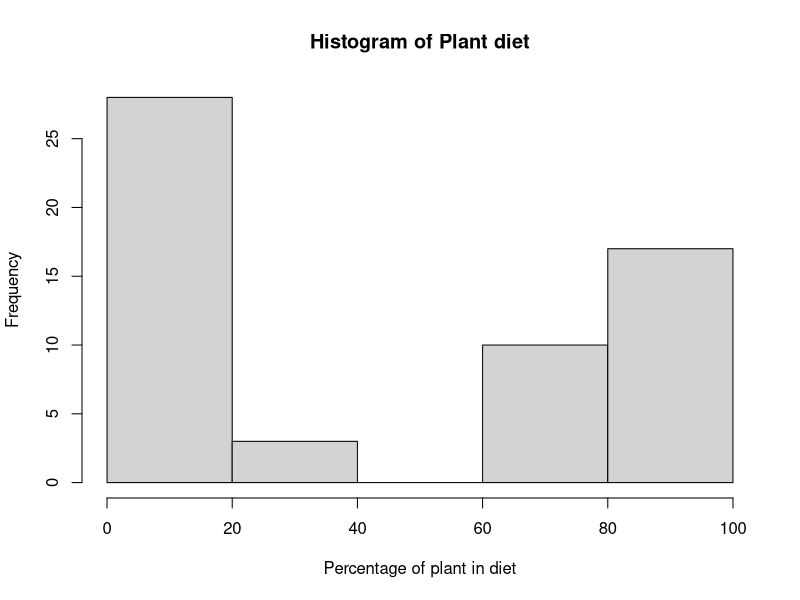
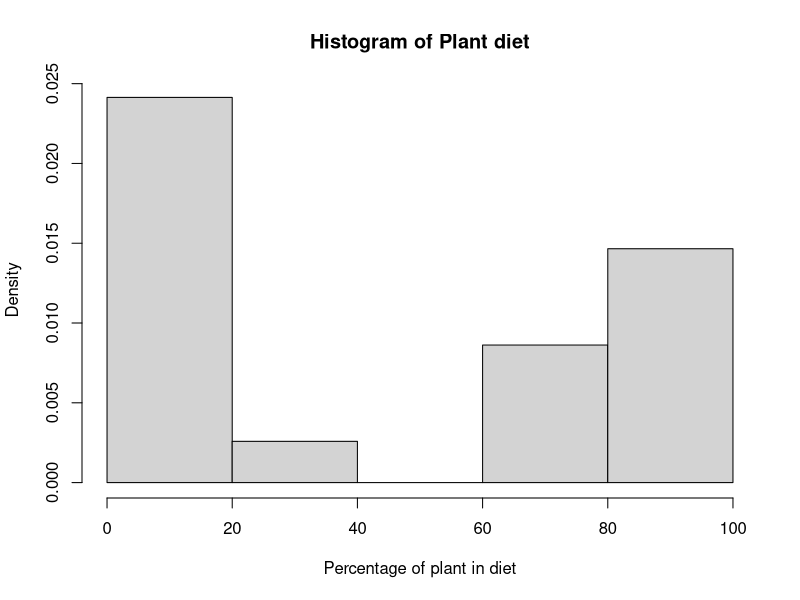
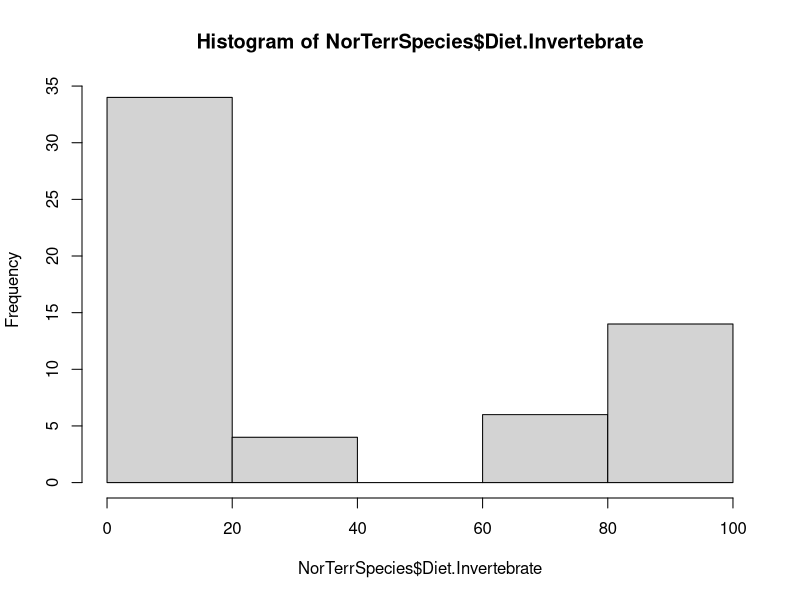
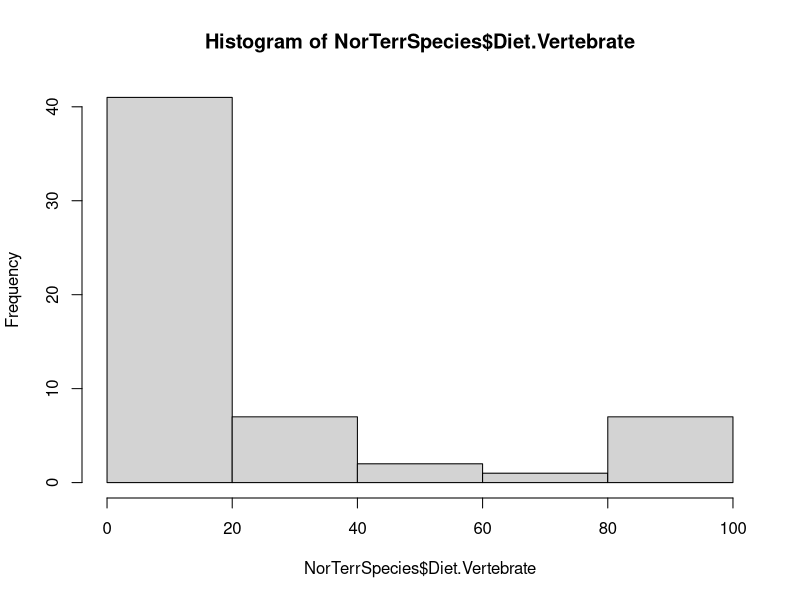
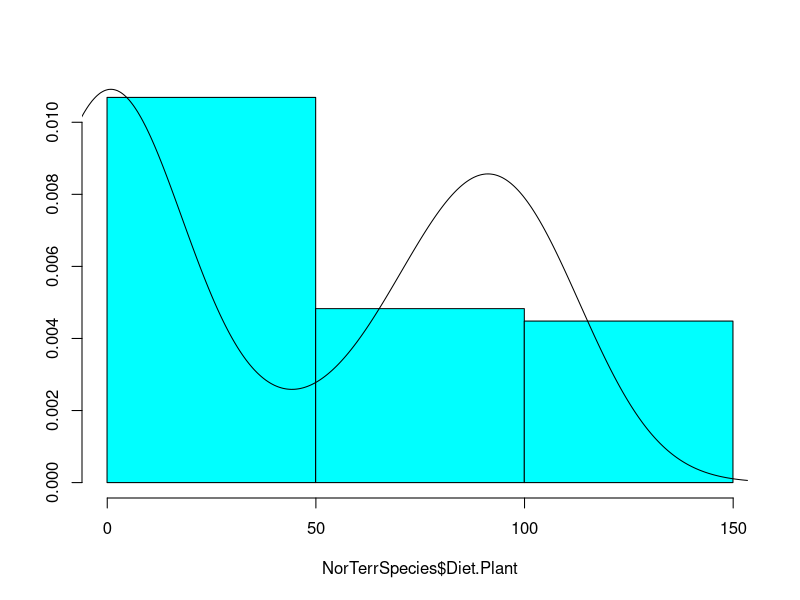

Write the R code that produced these figures, in order.
###MAKING SUBSET OF TraitsData w/Norwegian mammals
library(dplyr)

TraitData <- read.csv("Data/Traits/Trait_data.csv")
NorMammalsList <- read.csv("Data/NorwayMammalsfromPhylacine.csv")

#Removing the number and empty space in front of the species names in NorMammalsList
MammalNames <- gsub('[[:digit:]]+', '', NorMammalsList$x)
MammalNames <- substring(MammalNames,2)

#Making a subset of TraitData that consists only of mammals found in Norway(from MammalNames)
NorSpecies <- TraitData %>%
  filter(Binomial.1.2%in% MammalNames)

#MammalNames <- as.character(NorMammals$x)
#NorMammals <- gsub('[[:digit:]]+', '', NorMammals$x)
#NorMammals <- data.frame(NorMammals)
#colnames(NorMammals)[colnames(NorMammals)=="NorMammals"] <- "Binomial.1.2"
#NamesM <- as.character(NorMammals$Binomial.1.2)
#NamesM <-substring(NamesM,2)

#Only terrestrial species (omit also terrestrial + marine spp e.g. seals)
NorTerrSpecies<-NorSpecies[NorSpecies$Marine==0,]
dim(NorTerrSpecies)#58 species
###HISTOGRAMS###
#Frequency
hist(NorTerrSpecies$Diet.Plant,
     main = "Histogram of Plant diet",
     xlab = "Percentage of plant in diet")

#Probability density
hist(NorTerrSpecies$Diet.Plant,
     main = "Histogram of Plant diet",
     xlab = "Percentage of plant in diet",
     prob = TRUE)


hist(NorTerrSpecies$Diet.Invertebrate)

hist(NorTerrSpecies$Diet.Vertebrate)

library(MASS)
truehist(NorTerrSpecies$Diet.Plant)
lines(density(NorTerrSpecies$Diet.Plant))
